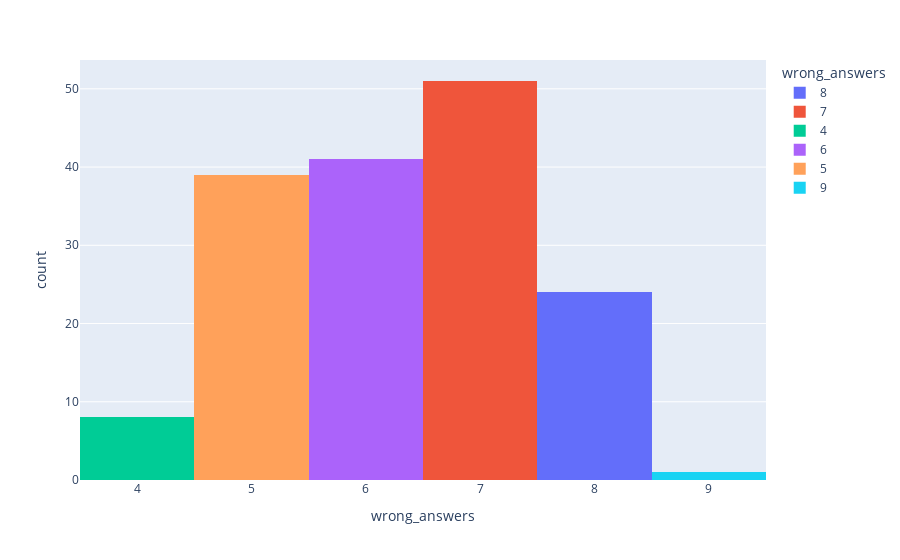

Notebook code cell kept with this figure:
### Code cell
fig=px.histogram( data_frame = df_describe,
            x = df_describe['wrong_answers'],
            color = df_describe['wrong_answers'])
fig.show()

### Figure 1 — Plotly figure (JSON) as saved in the notebook; plotly's stock layout.template omitted (floating-point values rounded to 4 significant figures)
{"data": [{"alignmentgroup": "True", "bingroup": "x", "hovertemplate": "wrong_answers=%{x}<br>count=%{y}<extra></extra>", "legendgroup": "8", "marker": {"color": "#636efa", "pattern": {"shape": ""}}, "name": "8", "offsetgroup": "8", "orientation": "v", "showlegend": true, "type": "histogram", "x": [8, 8, 8, 8, 8, 8, 8, 8, 8, 8, 8, 8, 8, 8, 8, 8, 8, 8, 8, 8, 8, 8, 8, 8], "xaxis": "x", "yaxis": "y"}, {"alignmentgroup": "True", "bingroup": "x", "hovertemplate": "wrong_answers=%{x}<br>count=%{y}<extra></extra>", "legendgroup": "7", "marker": {"color": "#EF553B", "pattern": {"shape": ""}}, "name": "7", "offsetgroup": "7", "orientation": "v", "showlegend": true, "type": "histogram", "x": [7, 7, 7, 7, 7, 7, 7, 7, 7, 7, 7, 7, 7, 7, 7, 7, 7, 7, 7, 7, 7, 7, 7, 7, 7, 7, 7, 7, 7, 7, 7, 7, 7, 7, 7, 7, 7, 7, 7, 7, 7, 7, 7, 7, 7, 7, 7, 7, 7, 7, 7], "xaxis": "x", "yaxis": "y"}, {"alignmentgroup": "True", "bingroup": "x", "hovertemplate": "wrong_answers=%{x}<br>count=%{y}<extra></extra>", "legendgroup": "4", "marker": {"color": "#00cc96", "pattern": {"shape": ""}}, "name": "4", "offsetgroup": "4", "orientation": "v", "showlegend": true, "type": "histogram", "x": [4, 4, 4, 4, 4, 4, 4, 4], "xaxis": "x", "yaxis": "y"}, {"alignmentgroup": "True", "bingroup": "x", "hovertemplate": "wrong_answers=%{x}<br>count=%{y}<extra></extra>", "legendgroup": "6", "marker": {"color": "#ab63fa", "pattern": {"shape": ""}}, "name": "6", "offsetgroup": "6", "orientation": "v", "showlegend": true, "type": "histogram", "x": [6, 6, 6, 6, 6, 6, 6, 6, 6, 6, 6, 6, 6, 6, 6, 6, 6, 6, 6, 6, 6, 6, 6, 6, 6, 6, 6, 6, 6, 6, 6, 6, 6, 6, 6, 6, 6, 6, 6, 6, 6], "xaxis": "x", "yaxis": "y"}, {"alignmentgroup": "True", "bingroup": "x", "hovertemplate": "wrong_answers=%{x}<br>count=%{y}<extra></extra>", "legendgroup": "5", "marker": {"color": "#FFA15A", "pattern": {"shape": ""}}, "name": "5", "offsetgroup": "5", "orientation": "v", "showlegend": true, "type": "histogram", "x": [5, 5, 5, 5, 5, 5, 5, 5, 5, 5, 5, 5, 5, 5, 5, 5, 5, 5, 5, 5, 5, 5, 5, 5, 5, 5, 5, 5, 5, 5, 5, 5, 5, 5, 5, 5, 5, 5, 5], "xaxis": "x", "yaxis": "y"}, {"alignmentgroup": "True", "bingroup": "x", "hovertemplate": "wrong_answers=%{x}<br>count=%{y}<extra></extra>", "legendgroup": "9", "marker": {"color": "#19d3f3", "pattern": {"shape": ""}}, "name": "9", "offsetgroup": "9", "orientation": "v", "showlegend": true, "type": "histogram", "x": [9], "xaxis": "x", "yaxis": "y"}], "layout": {"barmode": "relative", "legend": {"title": {"text": "wrong_answers"}, "tracegroupgap": 0}, "margin": {"t": 60}, "xaxis": {"anchor": "y", "categoryarray": [8, 7, 4, 6, 5, 9], "categoryorder": "array", "domain": [0, 1], "title": {"text": "wrong_answers"}}, "yaxis": {"anchor": "x", "domain": [0, 1], "title": {"text": "count"}}}}
